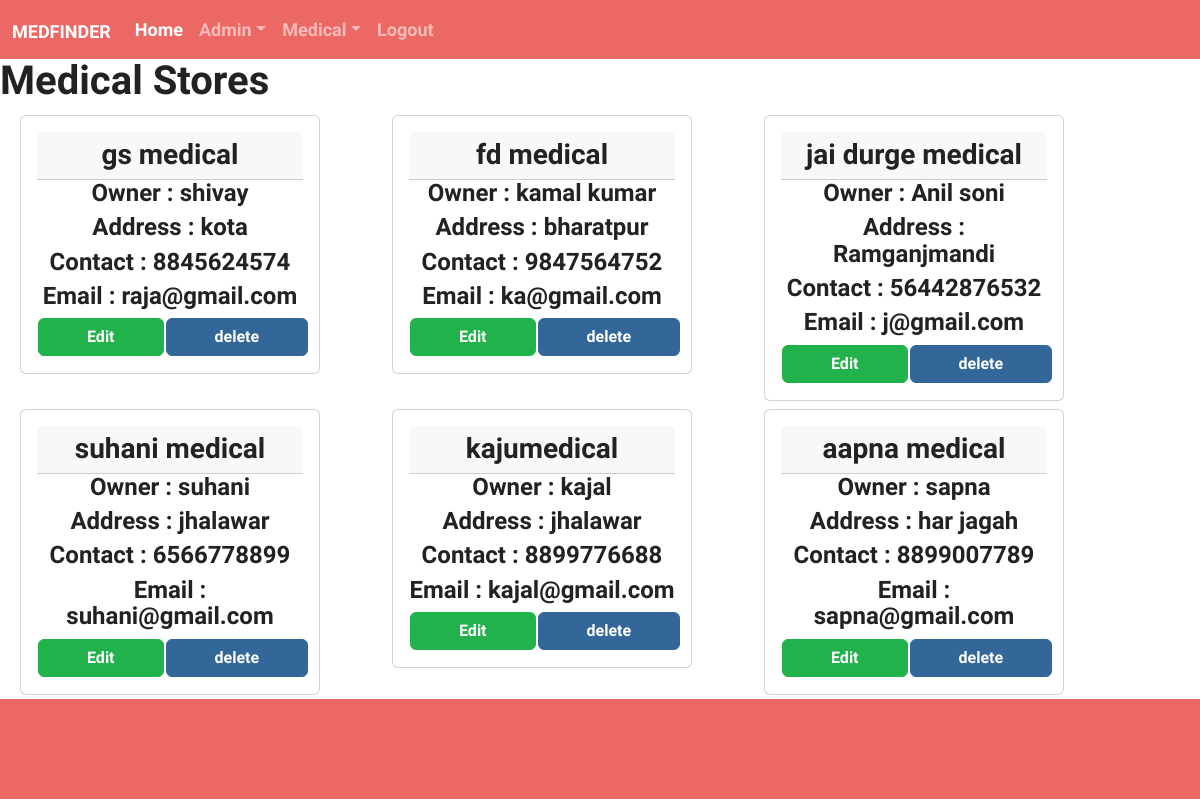
/show_medicals/ (signed in), run on the app's committed database.
### app1/models.py (models this page shows, shortened)
class medicaldata(models.Model):
    email=models.CharField(max_length=100,primary_key=True)
    store_name = models.CharField(max_length=100)
    owner= models.CharField(max_length=100)
    lno= models.CharField(max_length=100)
    address= models.CharField(max_length=100)
    contact = models.CharField(max_length=100)

### app1/views.py (the view)
# urls.py: path('show_medicals/',show_medicals),
def show_medicals(request):
    if request.session.has_key("usertype"):
        ut=request.session["usertype"]
        if ut=="admin":
            data=medicaldata.objects.all()
            return render(request,"ShowMedicals.html",{"records":data})
        else:
            return HttpResponseRedirect("../auth_error/")
    else:
        return HttpResponseRedirect("../auth_error/")

### app1/templates/ShowMedicals.html (shortened to what this page needs)
{% extends 'B1.html' %}
{% load static %}
{% block m1 %}
<h1>Medical Stores</h1>
{% if records %}
<div class="container m-0">
<div class="row m-0">
    {% for d in records %}
    <div class="col-4 px-1">
        <div class="card" style="margin:4px;width:300px;float:left;">
        <div class="card-body">
        <h3 class="card-header text-center">{{d.store_name}}</h3>
            <h4 class="card-title text-center">Owner : {{d.owner}} </h4>
            <h4 class="card-title text-center">Address : {{d.address}}</h4>
        <h4 class="card-title text-center">Contact : {{d.contact}}</h4>
            <h4 class="card-title text-center">Email : {{d.email}}</h4>
            <table width="100%">
    <tr>
        <td>
            <form method="post" action="../edit_medical/">
                <button class="btn btn-success d-block px-5" type="submit" >Edit</button>
            </form>
        </td>
        <td>
            <form method="post" action="../delete_medical/">
                <button class="btn btn-info d-block px-5" type="submit" >delete</button>
            </form>
        </td>
    </tr>
</table>
        </div>
        </div>
    </div>
{% endfor %}
 </div>
</div>
{% endif %}
{% endblock %}

### data on the page
medicaldata: store_name "gs medical", owner "shivay", address "kota", contact "8845624574", email "raja@gmail.com"
medicaldata: store_name "fd medical", owner "kamal kumar", address "bharatpur", contact "9847564752", email "ka@gmail.com"
medicaldata: store_name "jai durge medical", owner "Anil soni", address "Ramganjmandi", contact "56442876532", email "j@gmail.com"
medicaldata: store_name "suhani medical", owner "suhani", address "jhalawar", contact "6566778899", email "suhani@gmail.com"
medicaldata: store_name "kajumedical", owner "kajal", address "jhalawar", contact "8899776688", email "kajal@gmail.com"
medicaldata: store_name "aapna medical", owner "sapna", address "har jagah", contact "8899007789", email "sapna@gmail.com"
